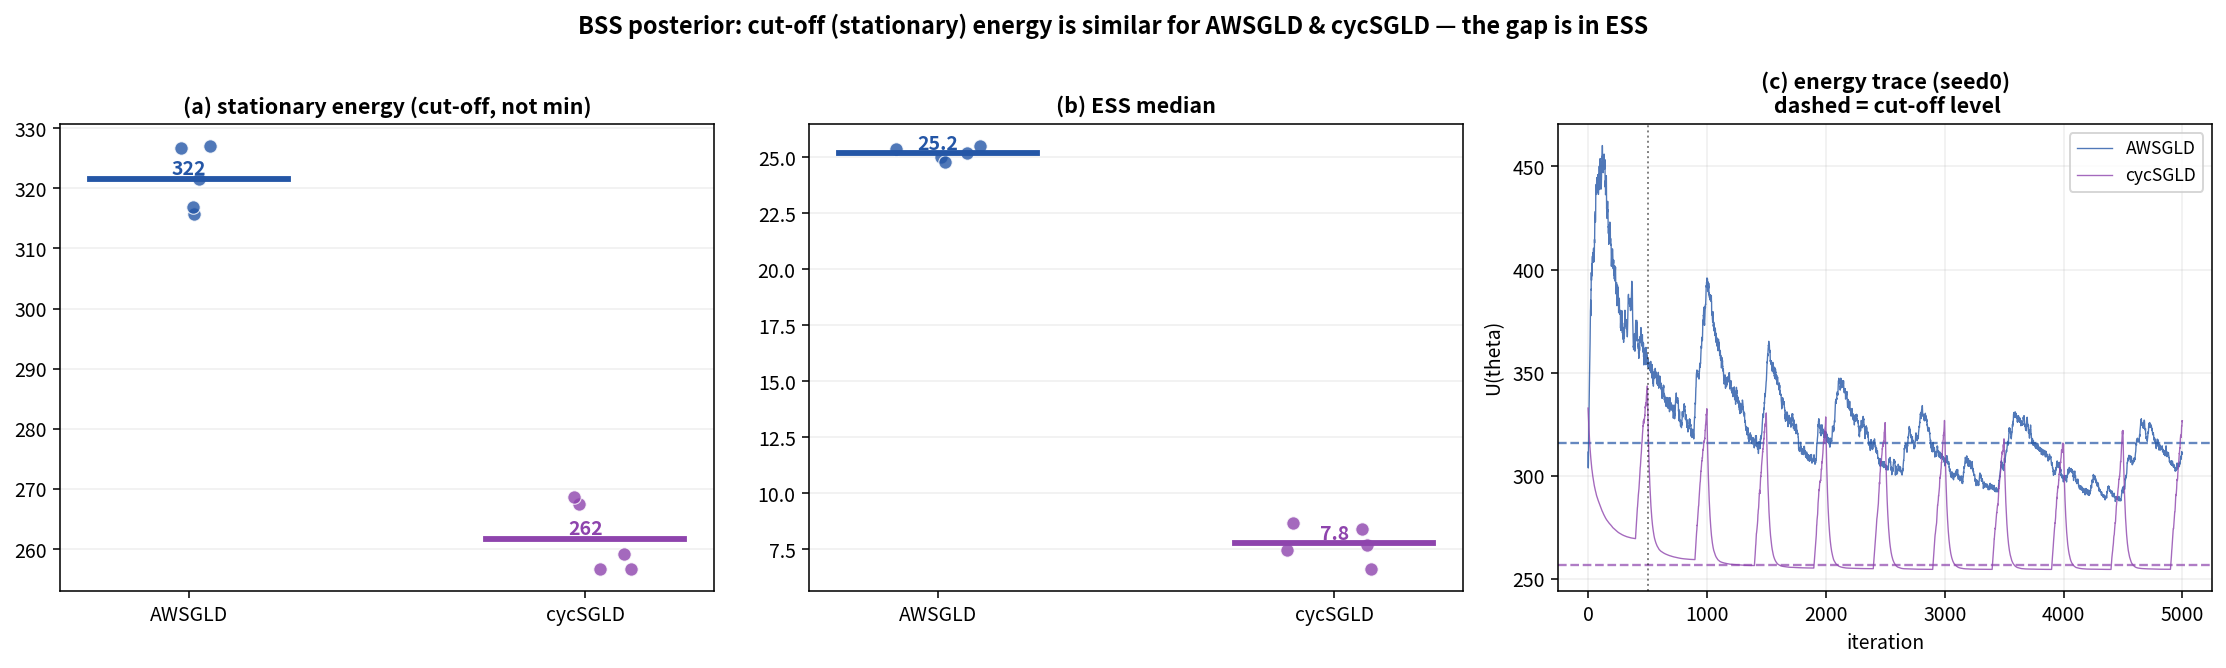

The Python source for this figure:
"""BSS 원 에너지: min U 가 아니라 '수렴 후 정상상태(cut-off) 에너지'로 AWSGLD vs cycSGLD 비교.

핵심 주장
--------
볼록 BSS 사후에서 제대로 샘플링하면 체인은 최저점이 아니라 typical-set 에너지 근처에서
진동한다(= E_π[U], min 보다 위). 이 정상상태 에너지로 재면 AWSGLD ≈ cycSGLD (둘 다 같은
사후를 겨냥). min U 가 cyc 를 낮게 보이게 한 건 냉각 구간의 일시적 과냉각일 뿐.
→ 차이는 '어디 있나(에너지)'가 아니라 '얼마나 효율적으로 훑나(ESS)'. 여기서 AWSGLD 우위.

cut-off 정의
-----------
각 체인의 post-burn 에너지 running-median 이 평탄해지는 지점 이후를 '정상상태'로 보고,
그 구간 에너지의 median±IQR 를 대표값으로 사용. (최저값 X)

그림 (2 패널, seed 0..4 strip)
  (a) 정상상태 에너지 (cut-off)  → AWSGLD ≈ cycSGLD
  (b) ESS median                → AWSGLD > cycSGLD
출력: cutoff_energy_ess.png / .csv
"""
import os, sys, time, csv
import numpy as np
from scipy.stats import invgamma
import matplotlib; matplotlib.use("Agg")
import matplotlib.pyplot as plt
sys.path.insert(0, os.path.dirname(os.path.abspath(__file__)))
sys.path.insert(0, os.path.join(os.path.dirname(os.path.abspath(__file__)), "_archive"))
import energy_diagnostics as E
import keyphrase_functions_awsgld as kfa
from extra_metrics import ess_per_node

HERE = os.path.dirname(os.path.abspath(__file__))
T = 5000; BURN = 500; BATCH = 100; FLOOR = 1.0
M_REG = kfa.M_REGIONS; ZETA = kfa.ZETA; TAU = kfa.TAU; DECAY = kfa.DECAY_LR
CYC = 10
SEEDS = [0, 1, 2, 3, 4]
COL = {"AWSGLD": "#2456A6", "cycSGLD": "#8e44ad"}


def load(seed):
    d = np.load(os.path.join(HERE, f"data_seed{seed}.npz"))
    n = int(d["n_total"]); A = d["A"]; graph = {"n": n, "A": A, "D": np.diag(A.sum(1))}
    return graph, d["Y"].astype(float), d["B"], d["u_0"]


def run(method, ini, Y, B, u_0, a0, n, BtB, P, Lc, seed):
    np.random.seed(seed); theta = ini.copy(); ths = np.zeros((T, n)); alpha = a0
    aw = np.arange(1, M_REG + 1, dtype=float) / M_REG
    warm = min(100, max(10, T // 20)); es = []; emin = du = None; J = M_REG - 1
    use_aw = method == "AWSGLD"
    for t in range(T):
        C = (B @ (theta - u_0)) @ (B @ (theta - u_0))
        s2 = max(invgamma.rvs(n / 2 + 0.001, scale=C / 2 + 0.001), FLOOR)
        if method == "cycSGLD":
            cl = max(1, T // CYC); beta = (t % cl) / cl
            eps = 0.02 / 2.0 * (np.cos(np.pi * min(beta, 0.8)) + 1)
            tau_k = TAU if beta >= 0.8 else TAU / 1e4
        else:
            eps = 0.3 / ((t + 1) ** 0.6 + 10); tau_k = TAU
        U = kfa.posterior_energy(Y, alpha, theta, u_0, B, s2)
        bidx = np.random.choice(n, BATCH, replace=False) if BATCH < n else None
        gU = kfa.grad_posterior_energy(Y, alpha, theta, u_0, B, s2, batch_idx=bidx, BtB=BtB)
        gm = 1.0
        if use_aw:
            if t < warm:
                es.append(U)
                if t == warm - 1:
                    lo, hi = min(es), max(es); rg = max(hi - lo, 1.0)
                    emin = lo - 0.5 * rg; du = max((hi + 0.5 * rg - emin) / M_REG, 1e-8); es = None
            else:
                J = int(np.clip((U - emin) / du + 1, 1, M_REG - 1))
                gm = float(np.clip(1 + (ZETA * tau_k / du) * (np.log(aw[J] + 1e-12) - np.log(aw[J - 1] + 1e-12)), 0.1, 10.0))
        if use_aw:
            theta = theta - eps * gm * (P @ gU) + np.sqrt(2 * tau_k * eps) * (Lc @ np.random.randn(n))
        else:
            theta = theta - eps * gU + np.sqrt(2 * tau_k * eps) * np.random.randn(n)
        theta = np.clip(theta, -700, 700)
        if use_aw and t >= warm:
            dec = min(1.0, DECAY / ((t + 1) ** 0.75 + 1000)); cw = aw[J]
            aw[J:] = aw[J:] + dec * cw * (1 - aw[J:]); aw[:J] = aw[:J] - dec * cw * aw[:J]; aw = np.clip(aw, 1e-10, 1)
        ths[t] = theta; alpha = E.alpha_find(theta, Y, E.GRID)
    U_tr = E.energy_trace_common(ths, Y, B, u_0, a0)
    post = U_tr[BURN:]
    stationary = float(np.median(post))          # cut-off 정상상태 에너지 (min 아님)
    ess = float(np.nanmedian(ess_per_node(ths[BURN:])))
    return stationary, ess, U_tr


def main():
    METHODS = ["AWSGLD", "cycSGLD"]
    res = {m: {"stat": [], "ess": []} for m in METHODS}
    trace_demo = {}   # seed0 트레이스 저장(그림 c 용)
    t0 = time.time()
    print(f"cut-off(정상상태) 에너지 + ESS | AWSGLD vs cycSGLD | seeds={SEEDS}\n", flush=True)
    print(f"{'seed':>4} | {'AWSGLD stat/ESS':>22} | {'cycSGLD stat/ESS':>22}", flush=True)
    for s in SEEDS:
        graph, Y, B, u_0 = load(s); n = graph["n"]
        BtB = B.T @ B; ridge = 1e-6 * np.trace(BtB) / n
        P = np.linalg.solve(BtB + ridge * np.eye(n), np.eye(n)); P = 0.5 * (P + P.T)
        Lc = np.linalg.cholesky(P + 1e-10 * np.eye(n))
        a0 = E.alpha_find(u_0, Y, E.GRID); ini = np.full(n, float(E.MU_N))
        cells = []
        for m in METHODS:
            stat, ess, U_tr = run(m, ini, Y, B, u_0, a0, n, BtB, P, Lc, seed=0)
            res[m]["stat"].append(stat); res[m]["ess"].append(ess)
            if s == 0: trace_demo[m] = U_tr
            cells.append(f"{stat:>10.0f} / {ess:>7.1f}")
        print(f"{s:>4} | {cells[0]:>22} | {cells[1]:>22}", flush=True)
    print(f"\n평균 | AWSGLD stat={np.mean(res['AWSGLD']['stat']):.0f} ESS={np.mean(res['AWSGLD']['ess']):.1f}"
          f" | cycSGLD stat={np.mean(res['cycSGLD']['stat']):.0f} ESS={np.mean(res['cycSGLD']['ess']):.1f}"
          f"  ({int(time.time()-t0)}s)", flush=True)

    with open(os.path.join(HERE, "cutoff_energy_ess.csv"), "w", newline="") as fh:
        w = csv.writer(fh); w.writerow(["method", "seed", "stationary_energy", "ess_median"])
        for m in METHODS:
            for i, s in enumerate(SEEDS):
                w.writerow([m, s, round(res[m]["stat"][i], 2), round(res[m]["ess"][i], 2)])

    # ── 그림: (a) 정상상태 에너지 strip, (b) ESS strip, (c) seed0 에너지 trace + cut-off ──
    fig, axes = plt.subplots(1, 3, figsize=(16, 4.8))
    rng = np.random.RandomState(0)
    for ax, key, ttl, note in [
            (axes[0], "stat", "(a) stationary energy (cut-off, not min)", "겹치면 = 같은 사후 겨냥"),
            (axes[1], "ess", "(b) ESS median", "높을수록 효율적")]:
        for i, m in enumerate(METHODS):
            v = np.array(res[m][key]); xs = i + (rng.rand(len(v)) - 0.5) * 0.25
            ax.scatter(xs, v, s=48, color=COL[m], alpha=0.8, edgecolor="white", lw=0.6, zorder=3)
            ax.plot([i - 0.25, i + 0.25], [v.mean()] * 2, color=COL[m], lw=3, zorder=4)
            ax.text(i, v.mean(), f"{v.mean():.0f}" if key == "stat" else f"{v.mean():.1f}",
                    ha="center", va="bottom", fontsize=10, color=COL[m], fontweight="bold")
        ax.set_xticks(range(len(METHODS))); ax.set_xticklabels(METHODS, fontsize=10)
        ax.set_title(ttl, fontsize=11, fontweight="bold"); ax.grid(axis="y", alpha=0.2)
    # (c) seed0 에너지 trace + cut-off 밴드
    ax = axes[2]
    for m in METHODS:
        U_tr = trace_demo[m]
        ax.plot(U_tr, color=COL[m], lw=0.7, alpha=0.8, label=m)
        band = np.median(U_tr[BURN:])
        ax.axhline(band, color=COL[m], ls="--", lw=1.2, alpha=0.7)
    ax.axvline(BURN, color="k", ls=":", lw=1, alpha=0.5)
    ax.set_title("(c) energy trace (seed0)\n dashed = cut-off level", fontsize=11, fontweight="bold")
    ax.set_xlabel("iteration"); ax.set_ylabel("U(theta)"); ax.legend(fontsize=9); ax.grid(alpha=0.2)
    fig.suptitle("BSS posterior: cut-off (stationary) energy is similar for AWSGLD & cycSGLD — the gap is in ESS",
                 fontsize=12, fontweight="bold")
    fig.tight_layout(); fig.savefig(os.path.join(HERE, "cutoff_energy_ess.png"), dpi=140, bbox_inches="tight")
    print("저장: cutoff_energy_ess.png, cutoff_energy_ess.csv")


if __name__ == "__main__":
    main()
